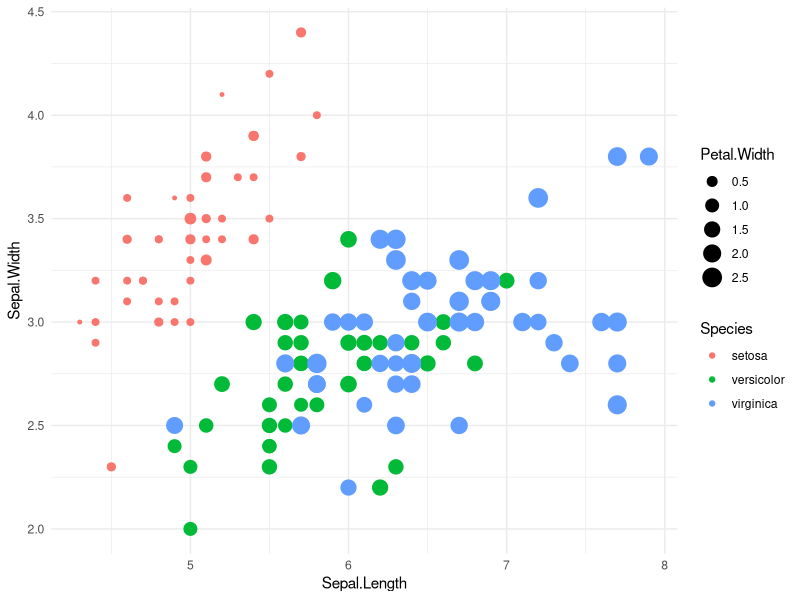
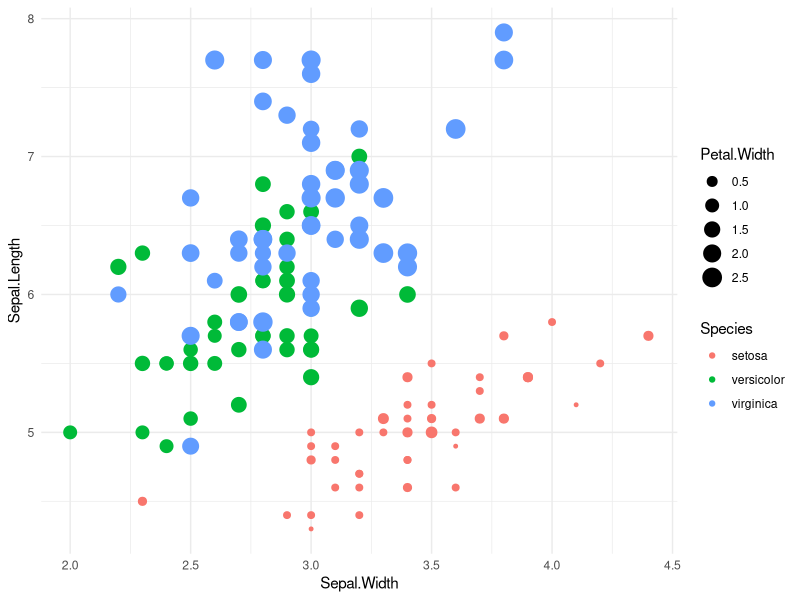
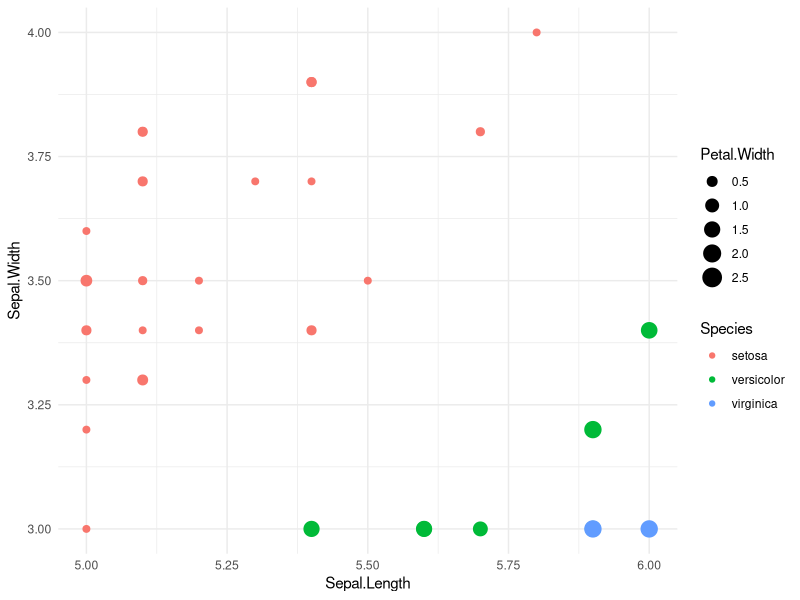
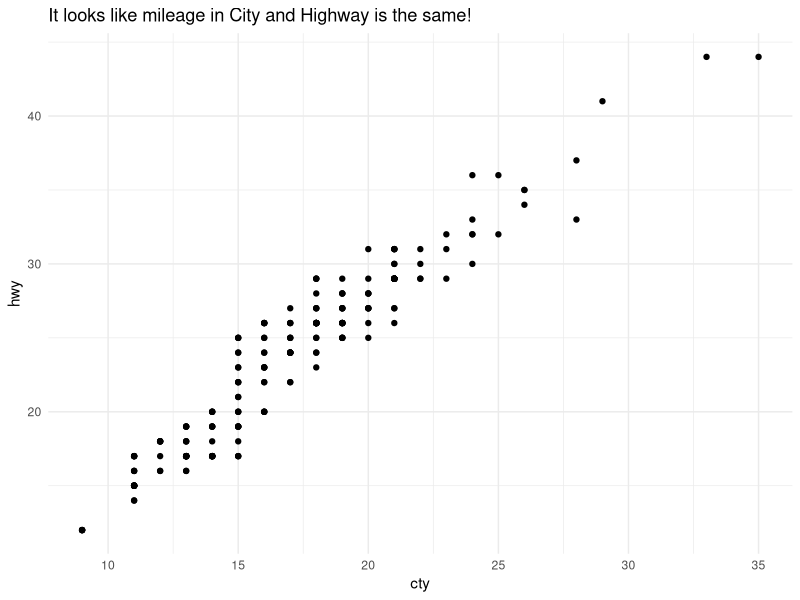
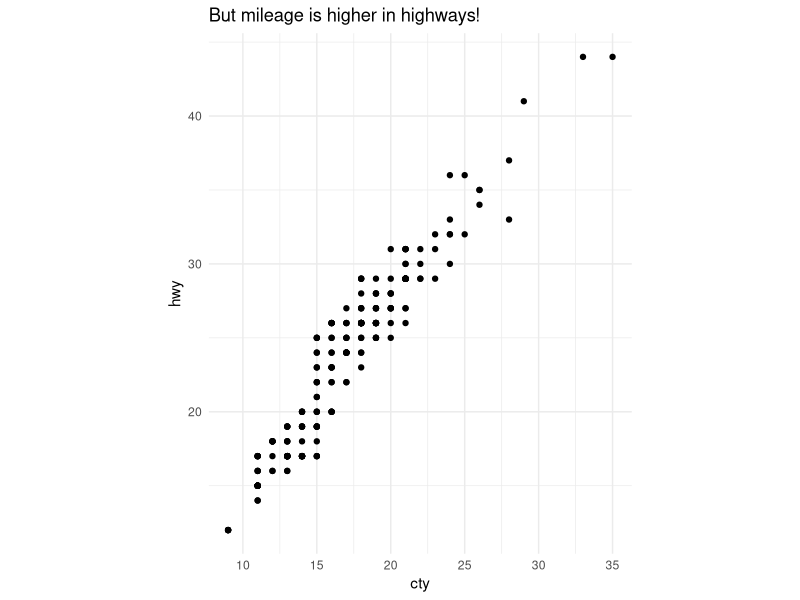
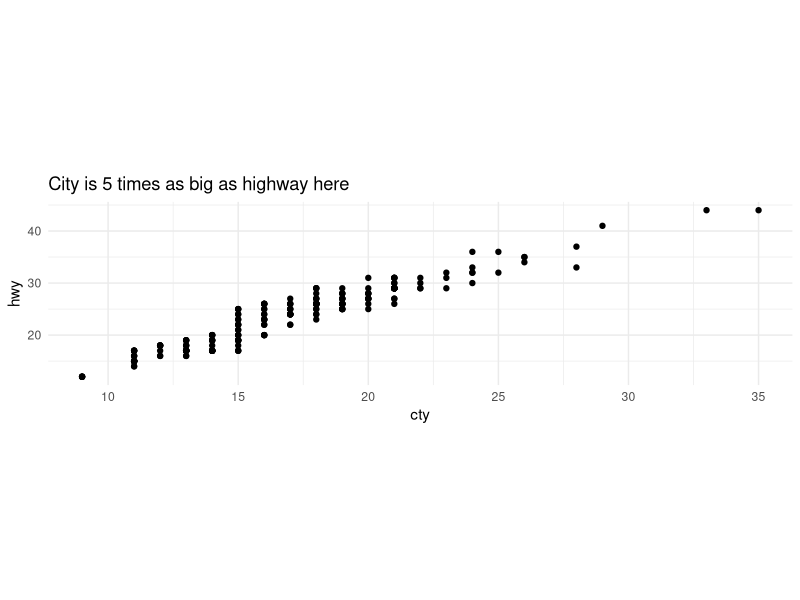
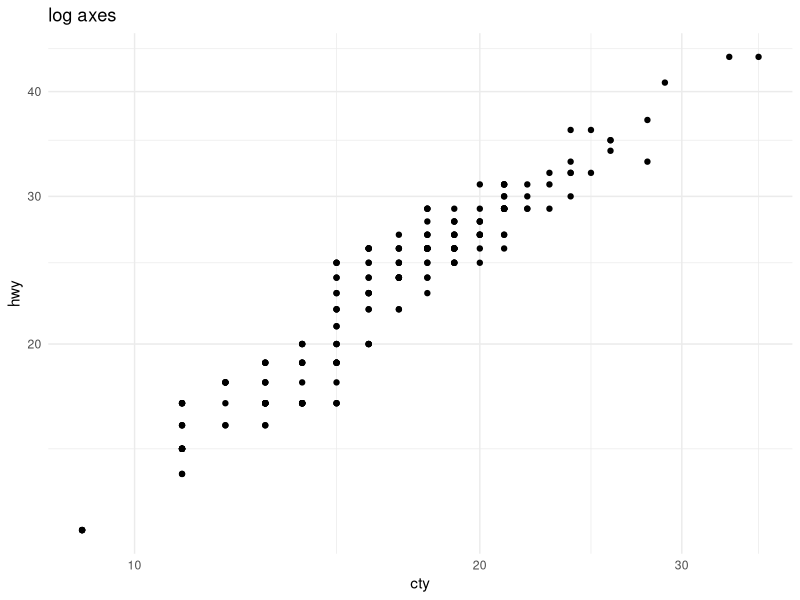
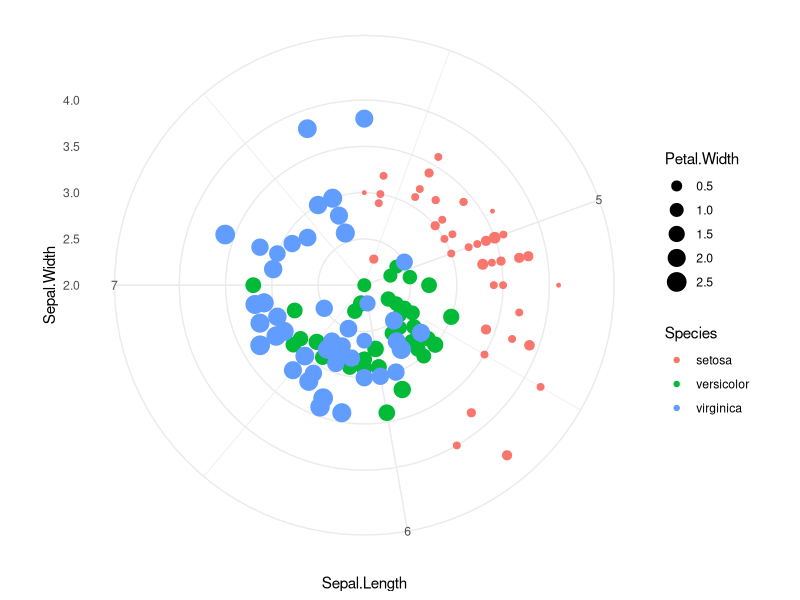

Reproduce these figures in R, in order.
## ---- chunk 1
knitr::opts_chunk$set(echo = TRUE)
knitr::opts_chunk$set(warnings = FALSE, message = FALSE)
library(tidyverse)
library(kableExtra)
theme_set(theme_minimal())
## ---- chunk 2
base <- iris %>% 
  ggplot(aes(x = Sepal.Length, y = Sepal.Width, 
             color = Species, size = Petal.Width))+
  geom_point()
base
## ---- chunk 3
base + coord_flip()
## ---- chunk 4
base + coord_cartesian(xlim = c(5, 6), ylim = c(3,4))
## ---- chunk 5
ggplot(mpg, aes(cty, hwy)) + geom_point() + labs(title = "It looks like mileage in City and Highway is the same!")
## ---- chunk 6
ggplot(mpg, aes(cty, hwy)) + geom_point() + 
  coord_fixed() + labs(title = "But mileage is higher in highways!")
## ---- chunk 7
ggplot(mpg, aes(cty, hwy)) + geom_point() + 
  coord_fixed(ratio = 1/5) + labs(title = "City is 5 times as big as highway here")
## ---- chunk 8
ggplot(mpg, aes(cty, hwy)) + geom_point() + coord_trans(x = "log10", y = "log10")+ labs(title = "log axes")
## ---- chunk 9
base + coord_polar()
## ---- chunk 10
ggplot(mpg, aes(x = class, fill = class)) + geom_bar()
## ---- chunk 11
ggplot(mpg, aes(x = "", y = class, fill = class)) + geom_col() + coord_polar("y", start = 0)
